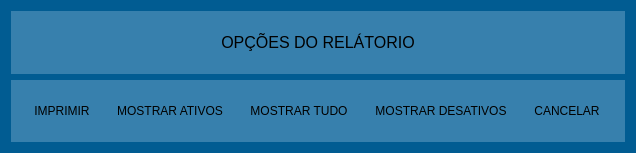
<?xml version="1.0" encoding="UTF-8"?>
<ui version="4.0">
 <class>Form</class>
 <widget class="QWidget" name="Form">
  <property name="geometry">
   <rect>
    <x>0</x>
    <y>0</y>
    <width>636</width>
    <height>153</height>
   </rect>
  </property>
  <property name="minimumSize">
   <size>
    <width>636</width>
    <height>153</height>
   </size>
  </property>
  <property name="maximumSize">
   <size>
    <width>636</width>
    <height>153</height>
   </size>
  </property>
  <property name="windowTitle">
   <string>OPÇÕES DO RELATÓRIO - ASSISTENCIA TECNICA</string>
  </property>
  <property name="windowIcon">
   <iconset resource="../IMG/recursos.qrc">
    <normaloff>:/img/technician.svg</normaloff>:/img/technician.svg</iconset>
  </property>
  <property name="styleSheet">
   <string notr="true">#Form{
	background-color: rgb(1, 92, 146);
}

QWidget{	
	background-color: rgb(137, 184, 214, 100);
}

QLabel, QToolButton{
	background-color: rgba(255, 255, 255, 0);
}

QToolTip {
    border: 2px solid darkkhaki;
    padding: 5px;
    border-radius: 3px;
    opacity: 200;	
	color: rgb(1, 92, 146);
	background-color: rgb(188, 230, 254);	
	border-color: rgb(1, 92, 146);
}</string>
  </property>
  <layout class="QVBoxLayout" name="verticalLayout">
   <item>
    <widget class="QWidget" name="widget_2" native="true">
     <layout class="QHBoxLayout" name="horizontalLayout">
      <item>
       <widget class="QLabel" name="label">
        <property name="font">
         <font>
          <pointsize>12</pointsize>
         </font>
        </property>
        <property name="text">
         <string>OPÇÕES DO RELÁTORIO</string>
        </property>
        <property name="alignment">
         <set>Qt::AlignCenter</set>
        </property>
       </widget>
      </item>
     </layout>
    </widget>
   </item>
   <item>
    <widget class="QWidget" name="widget" native="true">
     <layout class="QHBoxLayout" name="horizontalLayout_2">
      <item>
       <widget class="QToolButton" name="imprimir">
        <property name="toolTip">
         <string>&lt;html&gt;&lt;head/&gt;&lt;body&gt;&lt;p&gt;&lt;span style=&quot; font-weight:600;&quot;&gt;REALIZE A IMPRESSÃO DO QUE ESTA LISTADO&lt;/span&gt;&lt;/p&gt;&lt;/body&gt;&lt;/html&gt;</string>
        </property>
        <property name="text">
         <string>IMPRIMIR</string>
        </property>
        <property name="icon">
         <iconset resource="../IMG/recursos.qrc">
          <normaloff>:/img/printer.svg</normaloff>:/img/printer.svg</iconset>
        </property>
        <property name="iconSize">
         <size>
          <width>100</width>
          <height>48</height>
         </size>
        </property>
        <property name="toolButtonStyle">
         <enum>Qt::ToolButtonTextUnderIcon</enum>
        </property>
        <property name="autoRaise">
         <bool>true</bool>
        </property>
       </widget>
      </item>
      <item>
       <widget class="QToolButton" name="ver">
        <property name="toolTip">
         <string>&lt;html&gt;&lt;head/&gt;&lt;body&gt;&lt;p&gt;&lt;span style=&quot; font-weight:600;&quot;&gt;MODIFIQUE O FILTRO PARA MOSTRAR OS REGISTROS QUE FORAM EXCLUIDOS.&lt;/span&gt;&lt;/p&gt;&lt;/body&gt;&lt;/html&gt;</string>
        </property>
        <property name="text">
         <string>MOSTRAR ATIVOS</string>
        </property>
        <property name="icon">
         <iconset resource="../IMG/recursos.qrc">
          <normaloff>:/img/view.svg</normaloff>:/img/view.svg</iconset>
        </property>
        <property name="iconSize">
         <size>
          <width>100</width>
          <height>48</height>
         </size>
        </property>
        <property name="toolButtonStyle">
         <enum>Qt::ToolButtonTextUnderIcon</enum>
        </property>
        <property name="autoRaise">
         <bool>true</bool>
        </property>
       </widget>
      </item>
      <item>
       <widget class="QToolButton" name="ver_tudo">
        <property name="toolTip">
         <string>&lt;html&gt;&lt;head/&gt;&lt;body&gt;&lt;p&gt;&lt;span style=&quot; font-weight:600;&quot;&gt;MODIFIQUE O FILTRO PARA MOSTRAR TODOS OS REGISTROS!&lt;/span&gt;&lt;/p&gt;&lt;/body&gt;&lt;/html&gt;</string>
        </property>
        <property name="text">
         <string>MOSTRAR TUDO</string>
        </property>
        <property name="icon">
         <iconset resource="../IMG/recursos.qrc">
          <normaloff>:/img/show.svg</normaloff>:/img/show.svg</iconset>
        </property>
        <property name="iconSize">
         <size>
          <width>100</width>
          <height>48</height>
         </size>
        </property>
        <property name="toolButtonStyle">
         <enum>Qt::ToolButtonTextUnderIcon</enum>
        </property>
        <property name="autoRaise">
         <bool>true</bool>
        </property>
       </widget>
      </item>
      <item>
       <widget class="QToolButton" name="nao_ver">
        <property name="toolTip">
         <string>&lt;html&gt;&lt;head/&gt;&lt;body&gt;&lt;p&gt;&lt;span style=&quot; font-weight:600;&quot;&gt;MODIFIQUE O FILTRO PARA NÃO MOSTRAR OS REGISTROS QUE FORAM EXCLUIDOS.&lt;/span&gt;&lt;/p&gt;&lt;/body&gt;&lt;/html&gt;</string>
        </property>
        <property name="text">
         <string>MOSTRAR DESATIVOS</string>
        </property>
        <property name="icon">
         <iconset resource="../IMG/recursos.qrc">
          <normaloff>:/img/hide.svg</normaloff>:/img/hide.svg</iconset>
        </property>
        <property name="iconSize">
         <size>
          <width>100</width>
          <height>48</height>
         </size>
        </property>
        <property name="toolButtonStyle">
         <enum>Qt::ToolButtonTextUnderIcon</enum>
        </property>
        <property name="autoRaise">
         <bool>true</bool>
        </property>
       </widget>
      </item>
      <item>
       <widget class="QToolButton" name="cancelar">
        <property name="toolTip">
         <string>&lt;html&gt;&lt;head/&gt;&lt;body&gt;&lt;p&gt;&lt;span style=&quot; font-weight:600;&quot;&gt;SAIA DESSA TELA&lt;/span&gt;&lt;/p&gt;&lt;/body&gt;&lt;/html&gt;</string>
        </property>
        <property name="text">
         <string>CANCELAR</string>
        </property>
        <property name="icon">
         <iconset resource="../IMG/recursos.qrc">
          <normaloff>:/img/cancel.svg</normaloff>:/img/cancel.svg</iconset>
        </property>
        <property name="iconSize">
         <size>
          <width>100</width>
          <height>48</height>
         </size>
        </property>
        <property name="toolButtonStyle">
         <enum>Qt::ToolButtonTextUnderIcon</enum>
        </property>
        <property name="autoRaise">
         <bool>true</bool>
        </property>
       </widget>
      </item>
     </layout>
    </widget>
   </item>
  </layout>
 </widget>
 <resources>
  <include location="../IMG/recursos.qrc"/>
 </resources>
 <connections/>
</ui>
